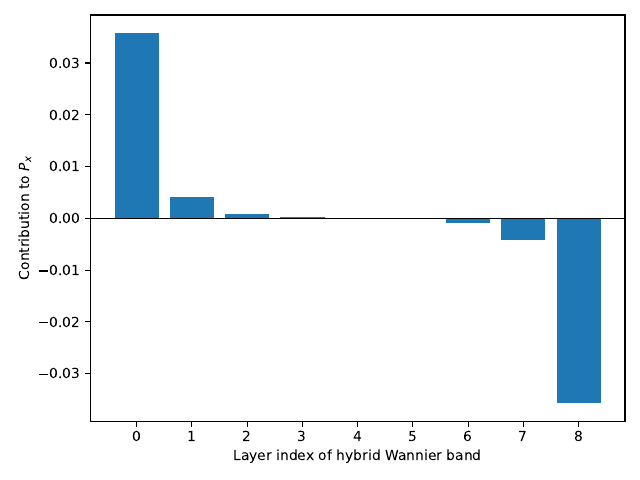

This chart was generated by the following Python code:
#!/usr/bin/env python

# Construct and compute Berry phases of hybrid Wannier functions
# for a simple slab model

from pythtb import TBModel, WFArray
import matplotlib.pyplot as plt
import numpy as np


# set up model on bcc motif (CsCl structure)
# nearest-neighbor hopping only, but of two different strengths
def set_model(delta, ta, tb):
    lat = [[1.0, 0.0, 0.0], [0.0, 1.0, 0.0], [0.0, 0.0, 1.0]]
    orb = [[0.0, 0.0, 0.0], [0.5, 0.5, 0.5]]
    model = TBModel(3, 3, lat, orb)
    model.set_onsite([-delta, delta])
    for lvec in ([-1, 0, 0], [0, 0, -1], [-1, -1, 0], [0, -1, -1]):
        model.set_hop(ta, 0, 1, lvec)
    for lvec in ([0, 0, 0], [0, -1, 0], [-1, -1, -1], [-1, 0, -1]):
        model.set_hop(tb, 0, 1, lvec)

    # Symmetry is actually orthorhombic with a simple m_y mirror
    # and two diagonal mirror planes containing the y axis

    return model


# set model parameters and construct bulk model
delta = 1.0  # site energy shift
ta = 0.4  # six weaker hoppings
tb = 0.7  # two stronger hoppings
bulk_model = set_model(delta, ta, tb)

print(bulk_model)

# make slab model
nl = 9  # number of layers
slab_model = bulk_model.cut_piece(nl, 2, glue_edgs=False)
# remove top orbital so top and bottom have the same termination
slab_model = slab_model.remove_orb(2 * nl - 1)

print("\nConstructed %2d-layer slab model\n" % nl)

print(slab_model)

# solve on grid to check insulating
nk = 10
k_1d = np.linspace(0.0, 1.0, nk, endpoint=False)
kpts = []
for kx in k_1d:
    for ky in k_1d:
        kpts.append([kx, ky])
evals = slab_model.solve_ham(kpts)
# delta > 0, so there are nl valence and nl-1 conduction bands
e_vb = evals[:, :nl]
e_cb = evals[:, nl + 1 :]

print("VB min,max = %6.3f , %6.3f" % (np.min(e_vb), np.max(e_vb)))
print("CB min,max = %6.3f , %6.3f" % (np.min(e_cb), np.max(e_cb)))

# initialize and fill wf_array object for Bloch functions
nk = 9
bloch_arr = WFArray(slab_model, [nk, nk])
bloch_arr.solve_on_grid([0.0, 0.0])

# initalize wf_array to hold HWFs, and Numpy array for HWFCs
hwf_arr = bloch_arr.empty_like(nstates=nl)
hwfc = np.zeros([nk, nk, nl])

# loop over k points and fill arrays with HW centers and vectors
for ix in range(nk):
    for iy in range(nk):
        (val, vec) = bloch_arr.position_hwf(
            [ix, iy], occ=list(range(nl)), dir=2, hwf_evec=True, basis="orbital"
        )
        hwfc[ix, iy] = val
        hwf_arr[ix, iy] = vec
# impose periodic boundary conditions
hwf_arr.impose_pbc(0, 0)
hwf_arr.impose_pbc(1, 1)

# compute and print mean and standard deviation of Wannier centers by layer
print("\nLocations of hybrid Wannier centers along z:\n")
print("  Layer      " + nl * "  %2d    " % tuple(range(nl)))
print("  Mean   " + nl * "%8.4f" % tuple(np.mean(hwfc, axis=(0, 1))))
print("  Std Dev" + nl * "%8.4f" % tuple(np.std(hwfc, axis=(0, 1))))

# compute and print layer contributions to polarization along x, then y
px = np.zeros((nl, nk))
py = np.zeros((nl, nk))
for n in range(nl):
    px[n, :] = hwf_arr.berry_phase(dir=0, occ=[n]) / (2.0 * np.pi)

print("\nBerry phases along x (rows correspond to k_y points):\n")
print("  Layer      " + nl * "  %2d    " % tuple(range(nl)))
for k in range(nk):
    print("         " + nl * "%8.4f" % tuple(px[:, k]))
# when averaging, don't count last k-point
px_mean = np.mean(px[:, :-1], axis=1)
print("\n  Ave    " + nl * "%8.4f" % tuple(px_mean))

# Similar calculations along y give zero due to m_y mirror')

nlh = nl // 2
sum_top = np.sum(px_mean[:nlh])
sum_bot = np.sum(px_mean[-nlh:])
print("\n  Surface sums: Top, Bottom = %8.4f , %8.4f\n" % (sum_top, sum_bot))

# These quantities are essentially the "surface polarizations" of the
# model as defined within the hybrid Wannier gauge.  See, e.g.,
# S. Ren, I. Souza, and D. Vanderbilt, "Quadrupole moments, edge
# polarizations, and corner charges in the Wannier representation,"
# Phys. Rev. B 103, 035147 (2021).

# Make bar chart
fig = plt.figure()
plt.bar(range(nl), px_mean)
plt.axhline(0.0, linewidth=0.8, color="k")
plt.xticks(range(nl))
plt.xlabel("Layer index of hybrid Wannier band")
plt.ylabel(r"Contribution to $P_x$")
fig.tight_layout()
fig.savefig("cubic_slab_hwf.pdf")
plt.show()
